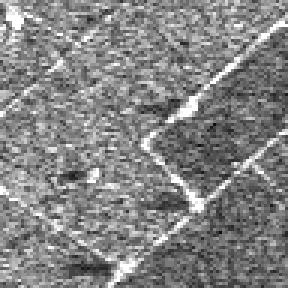
%> input picture RidgesDetection_Matlab/New Filter/Bi_gaussian/Stanwick_crop.png, 96 x 96 px (shown 3 times larger)
$ octave main_HF_D2_plot.m   (GNU Octave 9; MATLAB toolbox functions it lacks are replaced by stand-ins)
%> lines starting %> are read from the running program, lines starting %| are printed output that depends on the picture
### RidgesDetection_Matlab/New Filter/Bi_gaussian/f_normalisation.m
function [imnorm] = f_normalisation (imskin)

%imnorm=(imskin-min(imskin(:)))/(max(imskin(:))-min(imskin(:)));
imnorm = (imskin - min(min(imskin)))./(max(max(imskin)) - min(min(imskin)));

### RidgesDetection_Matlab/New Filter/Bi_gaussian/f_marges_miroir.m
function [ im_ext ] = f_marges_miroir( imb, taille_masque )
%> called with taille_masque = 35
% v 4.0 traite les couleurs + derniere ligne (n dedouble pas les lignes

if length(size(imb))>2
    [dimy , dimx, dimz]= size(imb); % nb lignes, nb colonnes
else
    [dimy , dimx]= size(imb);
%> dimy = 96; dimx = 96
    dimz = 1;
end


if ( (mod( taille_masque , 2 )) == 0)
error(['ERREUR : la taille de la fenetre du masque vaut ' num2str(tf) ', il faut une taille impaire']);
end
if ((2*dimy <= taille_masque ) || (2*dimx <= taille_masque ))
    x = 2*min(dimy,dimx) -1;
error(['ERREUR : la taille de la fenetre du masque vaut ' num2str(tf) ', il faut une taille maximum de ' num2str(x) ]);
end


imb = double(imb);
n = taille_masque;

im_ext = double(zeros(dimy+(taille_masque-1), dimx+(taille_masque-1), dimz));

[dimy_ext, dimx_ext, dimz_ext]=size(im_ext);
%> dimy_ext = 130; dimx_ext = 130; dimz_ext = 1


for z = 1:dimz_ext

im_ext((n-1)/2+1:dimy_ext-(n-1)/2, (n-1)/2+1:dimx_ext-(n-1)/2, z)=imb(1:dimy,1:dimx, z);

for i=1:(n-1)/2

  im_ext((n-1)/2+1:dimy_ext-(n-1)/2,i,:)=imb(1:dimy,(n-1)/2-i+2, :); %premiere colonne
  im_ext((n-1)/2+1:dimy_ext-(n-1)/2,dimx+(n-1)/2+i,:)=imb(1:dimy,dimx-i, :); %derniere colonne

end

for i=1:(n-1)/2

  im_ext(i,:, :)=im_ext((n-1) -i+2,:, :); %premiere ligne
  im_ext(dimy_ext-(n-1)/2+i,:, :)=im_ext(dimy_ext-i-(n-1)/2,:, :); %derniere ligne
end

end
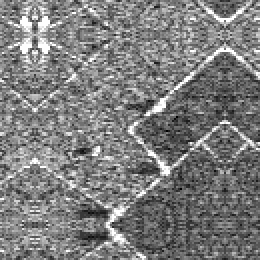
%> im_ext: size 130x130 double (shown 2 times larger); min 0, max 1, mean 0.492

### RidgesDetection_Matlab/New Filter/Bi_gaussian/f_Derivative_Half_Gaussian_Kernel_D2_plot.m
function [M1, M2, C1, C2] = f_Derivative_Half_Gaussian_Kernel_D2_plot(I0, sigma, rho, delta_theta, rotation, ridges)
% v1 : normalization of the filter using sum(sum(F))

if ridges
    dx = [-1 0 2 0 -1];  % filter for ridge detection
else
    dx = [1 0 -2 0 1];  % filter for valley detection
end

X1 = 77  % to visualize a signal of a specific point in the image
Y1 = 23
ss = [];
%%%%%%%%%%%%%%%%%%%%%%%%%%%%%%%%%%%%%%%%%%%%%%%%%%%%%%%

% we create the filter support in 2D
% for that, we need the highest parameter beween sigma and rho
param_gauss = max(sigma, rho);


%      filter convergence
borne = 200;

% Gaussian support as a function of the highest parameter of the 2D
% anisotropic Gaussian
x = -borne:1:borne;
G = exp(-x.^2 / (2*param_gauss^2));

% compute normalization coeff C0
S0 = sum(G);
C0 = 1/S0;

% new Gaussian
G0 = C0 * exp(-x.^2 / (2*param_gauss^2));
%    figure, plot(x,G0), xlim([-10,10])


% where the Gaussian > 10^(-k)    for support of the normalized Gaussian
seuil = 10^(-3);
g =1;
% y =0;
incr = borne +1;
tampon = 0;
while (g > seuil)
    g = G0(incr);
    incr=incr+1;
    tampon = tampon +1;
end

% new Gaussian support
X = -tampon:1:tampon;

%  discrete normalized Gaussian in x, then derivation
Gn = C0 * exp(-X.^2 / (2*sigma^2));


% seconde derivative
Gx = conv(Gn, dx, 'same'); % evite les aberations aux bords (supprime un pixel a droite et a gauche)

% half Gaussian in y
Gr = C0 * exp(-X.^2 / (2*rho^2));

% figure, plot(Gn), title('Gn')
% figure, plot(Gx), title('Gx')

% filter support in 2D
H = zeros(length(X), length(X));

% build of 2D HK : line in the midle = 1D derivative
H(tampon+1,:) = Gx;
figure, imagesc(H), colormap(gray), title('H avant lissage')

% convolution with vertical Gaussian to build anisotropic filter
HG = conv2(H, Gr', 'same'); % convolution for vertical smoothing

% figure, imagesc(HG), colormap(gray), title('H apres convergence')

%  heaviside function, to cut the filter
HG(tampon+2:end,:) =0;

%%% avoid border problems : init to 0 ;  filter rotation
HG(:,1) = 0;
HG(:,end) = 0;

% figure, imagesc(HG), colormap(gray) , title('anisotropic filter')


%%%%%%%%%%%%%%%%%%%%%%%%%%%%%%%%%%%%%%%%%%%%%%%%%%%%%%%%%%%%%%
%% filter visualization
Im0 = zeros(51, 51);
Im0(25, 25) = 1;
F0 = double(imfilter(Im0,HG));
figure, imshow(F0, []), title ('original filter')
imwrite(f_normalisation(F0), 'filter_HK_D2.png')

%%%%%%%%%%%%%%%%%%%%%%%%%%%%%%%%%%%%%%%%%%%%%%%%%%%%%%%%%%%%%


% add margins of the filter to rotate him
HG = f_marges_noires(HG);


%%%%%%%%%%%%%%%% maxima (M1, M2) and directions (C1, C2)
M1 = zeros(size(I0));
M2 = zeros(size(I0));
C1 = ones(size(I0));
C2 = ones(size(I0));

% size of the image for loop next
[s1 s2]= size(I0 );

% angle index
angle = 1;


for rotation_filter_angle = 0:delta_theta:360-delta_theta
    rotation_filter_angle

    % filter rotation (different techniques)
    if(strcmp(rotation, 'nearest'))
        HG_angle{angle}  = imrotate(HG, rotation_filter_angle, 'nearest', 'crop');
    elseif(strcmp(rotation, 'bilinear'))
        HG_angle{angle}  = imrotate(HG, rotation_filter_angle, 'bilinear', 'crop');
    elseif(strcmp(rotation, 'bicubic'))
        HG_angle{angle}  = imrotate(HG, rotation_filter_angle, 'bicubic', 'crop');
    elseif(strcmp(rotation, 'condat'))
        HG_angle{angle}  = imrotate_condat(HG, rotation_filter_angle);
    elseif(strcmp(rotation, 'carre'))
        HG_angle{angle}  = imrotate_carre(HG, rotation_filter_angle);
    end

    %%%% uncomment for visualization of the rotated filter
%   figure, imagesc(HG_angle{angle}), colormap(gray)


        % filter normalization
    PosF = ((HG_angle{angle}>0).*HG_angle{angle});
    NegF = ((HG_angle{angle}<0).*HG_angle{angle});
    MM(angle) = sum(sum( PosF ));
    mm(angle) = -sum(sum( NegF ));

    PosF = PosF / MM(angle);
    NegF = NegF / mm(angle);

%   figure, imagesc(HG_angle{angle}), colormap(gray), title('filter avant conv')

    HG_angle{angle}  = PosF + NegF ; % final rotated normalized filter


    IangleHF{angle} = double(imfilter(I0,HG_angle{angle}));
%     figure, imagesc( IangleHF{angle}), colormap(gray)


%% uncomment to save 2D HK
M = max(max(HG_angle{angle}));
m = min(min(HG_angle{angle}));
% normalization to keep 128 at 0 of the filter value
HG_angle{angle} = (HG_angle{angle} + max(M,m) )/ (2*max(M,m));

HG_angle{angle}((length(HG_angle{angle})+1)/2,(length(HG_angle{angle})+1)/2)=1;
    imwrite(flip(HG_angle{angle},2), ['HK\HGFilter_',num2str(angle),'.png']);
%     %%%%%


%% uncomment for signal visualization
IangleHF{angle}(X1,Y1);
ss = [ss IangleHF{angle}(X1,Y1)];

%%% attention, d閏alage car angle + 1 pas encore cr殚 !!
    if angle > 2
        for i = 1:s1
            for j = 1:s2

                % compute first and second maxima in the 1D signal
                if (IangleHF{angle-1}(i,j) > M1(i,j)) && (IangleHF{angle-1}(i,j) > IangleHF{angle-2}(i,j)) && (IangleHF{angle-1}(i,j) > IangleHF{angle}(i,j))
                       M2(i,j) = M1(i,j);
                       C2(i,j) = C1(i,j);
                       M1(i,j) = IangleHF{angle-1}(i,j);
                       C1(i,j) = angle-2; % yes "-1"
                elseif IangleHF{angle-1}(i,j) >= M2(i,j) && IangleHF{angle-1}(i,j) > IangleHF{angle-2}(i,j) && IangleHF{angle-1}(i,j) > IangleHF{angle}(i,j)
                       M2(i,j) = IangleHF{angle-1}(i,j);
                       C2(i,j) = angle-2; % yes "-1"
                end
            end
        end
    end
    angle = angle +1;
end


%%%%%%%%%%%%%%%%%%% last angle and first angle (depends of both first and
%%%%%%%%%%%%%%%%%%% last angles, that is why they are outside the loop
angle = angle -1; % for last angle in the computation
for i = 1:s1
    for j = 1:s2
        %%%%%%%%%%%%%%%%%%% last angle
        if (IangleHF{angle}(i,j) > M1(i,j)) && (IangleHF{angle}(i,j) >= IangleHF{angle-1}(i,j)) && (IangleHF{angle}(i,j) >= IangleHF{1}(i,j))
               M2(i,j) = M1(i,j);
               C2(i,j) = C1(i,j);
               M1(i,j) = IangleHF{angle}(i,j);
               C1(i,j) = angle-1; % yes "-2"
        elseif IangleHF{angle}(i,j) > M2(i,j) && IangleHF{angle}(i,j) >= IangleHF{angle-1}(i,j) && IangleHF{angle}(i,j) >= IangleHF{1}(i,j)
               M2(i,j) = IangleHF{angle}(i,j);
               C2(i,j) = angle-1; % yes "-2"
        end

        %%%%%%%%%%%%%%%%%%% first angle
        if (IangleHF{1}(i,j) > M1(i,j)) && (IangleHF{1}(i,j) >= IangleHF{angle}(i,j)) && (IangleHF{1}(i,j) >= IangleHF{2}(i,j))
               M2(i,j) = M1(i,j);
               C2(i,j) = C1(i,j);
               M1(i,j) = IangleHF{1}(i,j);
               C1(i,j) = 0;
        elseif IangleHF{1}(i,j) > M2(i,j) && IangleHF{1}(i,j) >= IangleHF{angle}(i,j) && IangleHF{1}(i,j) >= IangleHF{2}(i,j)
               M2(i,j) = IangleHF{1}(i,j);
               C2(i,j) = 0;
        end
    end
end


%%% uncomment to watch values of selected points and plot signals
M1(X1, Y1)
M2(X1, Y1)
C1(X1, Y1)
C2(X1, Y1)


figure(100), plot(ss)
save(['plot_1D/signal_dela_theta_',num2str(delta_theta),'.mat'],'ss')
ss

### RidgesDetection_Matlab/New Filter/Bi_gaussian/f_marges_noires.m
function [ I_fin ] = f_marges_noires( I )
% avoid border effect during rotation process

[dimy , dimx]= size(I);

if dimy > dimx
    n = dimy;
else
    n = dimx;
end;

dimy2 = dimy;
dimx2 = dimx;

while (dimy2 < dimy + n + 2)
    I_fin = cat(1,zeros(1,dimx),I,zeros(1,dimx));
    I = I_fin;
    dimy2 = size(I_fin,1);
end

while (dimx2 < dimx + n + 2)
    I_fin = cat(2,zeros(dimy2,1),I,zeros(dimy2,1));
    I = I_fin;
    dimx2 = size(I_fin,2);
end

### RidgesDetection_Matlab/New Filter/Bi_gaussian/main_HF_D2_plot.m
clear all
close all


%%%% ridge detection of valley detection ?
ridges = 1; % if ridges = 1 ==> ridges, else, valleys


% DT = [1 2 5 10 15 22.5 45 90]
% DT = 45
DT = 1

%filter parameters
sigma = 1.81; % derivative width
rho = 5*sigma;   % half smoothing length

%%%%%%
taille_masque = 35; %% to extend margin


% [6 lines of commented-out code are left out]
I = double(imread( 'Stanwick_crop.png'));
% I = double(imread( 'Stanwick_curve_crop.png'));
% I = zeros(96, 96); I(48, :) = 1;


figure, imagesc(I), colormap(gray), title('original image')
I = f_normalisation(I);

% add margins
% taille_masque = 1   % <=========================== for plot
I0 = f_marges_miroir( I, taille_masque );


%%%%%%%%%%%%%%%%%%%%%%%%%%%%%%%%%%%%%%
%%%%%  filter rotation technique : best is bilinear

% 'nearest'  'bilinear' 'bicubic' 'carre'
rotation = 'bilinear';


% angular step for the filter ==> from 0 to 360 degrees

for i=1:1:length(DT)
    delta_theta = DT(i);


    tic
%> (the run ends here)
